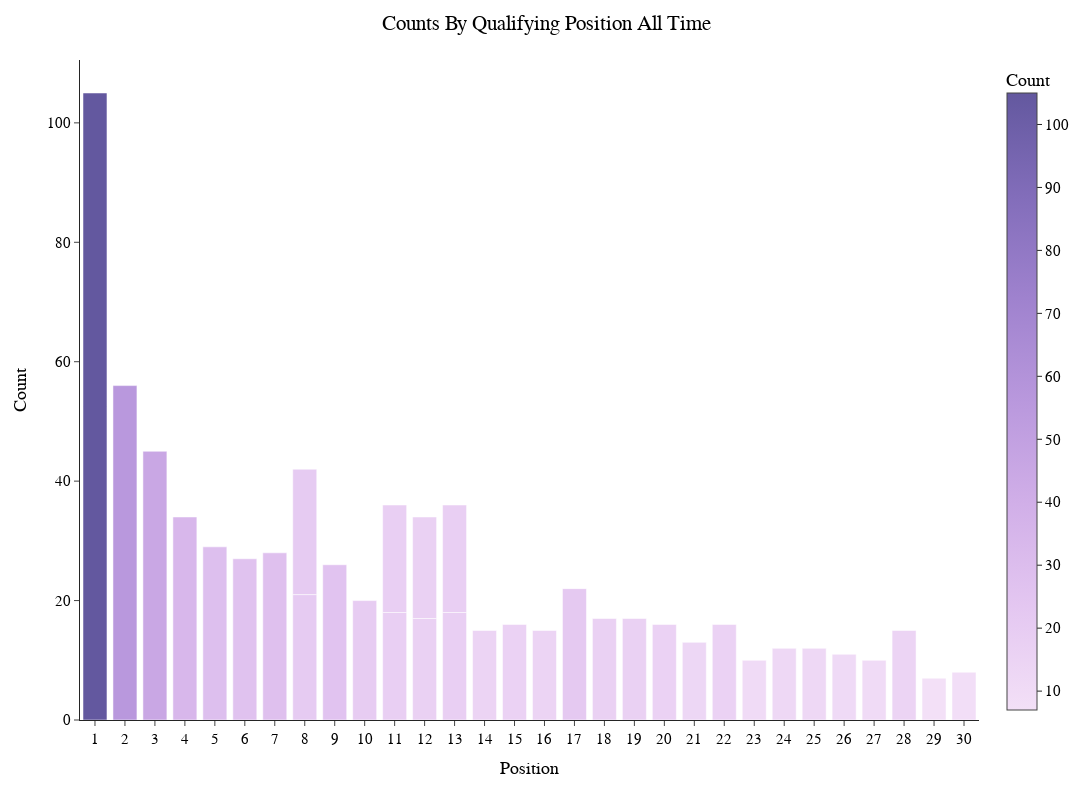

Source (notebook cell):
### Code cell
fig_top_qualy=px.bar(grouped_top_qualy, 
           x="Position", 
           y="Count", 
           color='Count',
           height=800,
           width=1400,
           template='simple_white',
           color_continuous_scale=px.colors.sequential.Purp,
           hover_data=["Driver"]
        )

fig_top_qualy.update_layout(
    title="Counts By Qualifying Position All Time",
    hoverlabel=dict(
        bgcolor="white",
        font_size=15,
        font_family="PT Sans Narrow"
    ),
    title_x=0.5,
    yaxis = dict(tickfont = dict(size=15)),
    xaxis = dict(tickfont = dict(size=15),
                 tickmode = 'linear',
    tick0 = 1,
    dtick = 1),
    font=dict(
        family="PT Sans Narrow",
        size=15,
        color="Black"
    ),
    title_font_family="PT Sans Narrow"
)
# fig_top_qualy.update_traces(marker_color='#246DF8')

### Figure 1 — Plotly figure (JSON) as saved in the notebook; plotly's stock layout.template omitted (floating-point values rounded to 4 significant figures)
{"data": [{"alignmentgroup": "True", "customdata": [["Lewis Hamilton"], ["Lewis Hamilton"], ["Kimi Räikkönen"], ["Sebastian Vettel"], ["Fernando Alonso"], ["Felipe Massa"], ["Fernando Alonso"], ["Carlos Sainz"], ["Fernando Alonso"], ["Felipe Massa"], ["Rubens Barrichello"], ["Fernando Alonso"], ["Sergio Pérez"], ["Jenson Button"], ["Rubens Barrichello"], ["Daniel Ricciardo"], ["Jarno Trulli"], ["Lance Stroll"], ["Rubens Barrichello"], ["Jean Alesi"], ["Kevin Magnussen"], ["Fernando Alonso"], ["Andrea de Cesaris"], ["Mark Webber"], ["John Watson"], ["Riccardo Patrese"], ["Riccardo Patrese"], ["Andrea de Cesaris"], ["Andrea de Cesaris"], ["Michele Alboreto"], ["Bertrand Gachot"], ["Paul Belmondo"], ["Eric van de Poele"], ["Bertrand Gachot"]], "hovertemplate": "Position=%{x}<br>Count=%{marker.color}<br>Driver=%{customdata[0]}<extra></extra>", "legendgroup": "", "marker": {"color": [105, 56, 45, 34, 29, 27, 28, 21, 21, 26, 20, 18, 18, 17, 17, 18, 18, 15, 16, 15, 22, 17, 17, 16, 13, 16, 10, 12, 12, 11, 10, 15, 7, 8], "coloraxis": "coloraxis", "pattern": {"shape": ""}}, "name": "", "offsetgroup": "", "orientation": "v", "showlegend": false, "textposition": "auto", "type": "bar", "x": [1, 2, 3, 4, 5, 6, 7, 8, 8, 9, 10, 11, 11, 12, 12, 13, 13, 14, 15, 16, 17, 18, 19, 20, 21, 22, 23, 24, 25, 26, 27, 28, 29, 30], "xaxis": "x", "y": [105, 56, 45, 34, 29, 27, 28, 21, 21, 26, 20, 18, 18, 17, 17, 18, 18, 15, 16, 15, 22, 17, 17, 16, 13, 16, 10, 12, 12, 11, 10, 15, 7, 8], "yaxis": "y"}], "layout": {"barmode": "relative", "coloraxis": {"colorbar": {"title": {"text": "Count"}}, "colorscale": [[0, "rgb(243, 224, 247)"], [0.1667, "rgb(228, 199, 241)"], [0.3333, "rgb(209, 175, 232)"], [0.5, "rgb(185, 152, 221)"], [0.6667, "rgb(159, 130, 206)"], [0.8333, "rgb(130, 109, 186)"], [1, "rgb(99, 88, 159)"]]}, "font": {"color": "Black", "family": "PT Sans Narrow", "size": 15}, "height": 800, "hoverlabel": {"bgcolor": "white", "font": {"family": "PT Sans Narrow", "size": 15}}, "legend": {"tracegroupgap": 0}, "margin": {"t": 60}, "title": {"font": {"family": "PT Sans Narrow"}, "text": "Counts By Qualifying Position All Time", "x": 0.5}, "width": 1400, "xaxis": {"anchor": "y", "domain": [0, 1], "dtick": 1, "tick0": 1, "tickfont": {"size": 15}, "tickmode": "linear", "title": {"text": "Position"}}, "yaxis": {"anchor": "x", "domain": [0, 1], "tickfont": {"size": 15}, "title": {"text": "Count"}}}}
